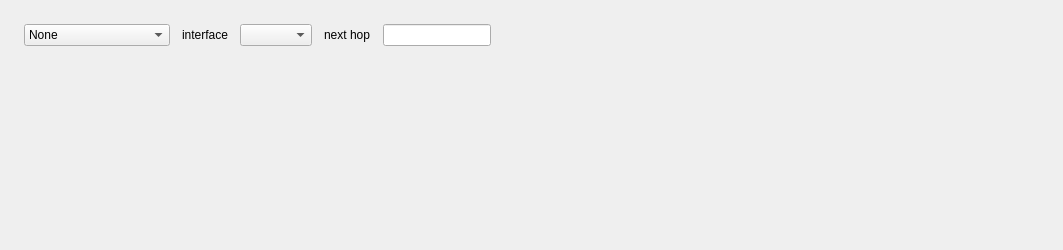
         <widget class="QWidget" name="tab_9">
          <attribute name="title">
           <string>Route</string>
          </attribute>
          <layout class="QGridLayout" name="gridLayout_18">
           <property name="leftMargin">
            <number>12</number>
           </property>
           <property name="topMargin">
            <number>12</number>
           </property>
           <property name="rightMargin">
            <number>12</number>
           </property>
           <property name="bottomMargin">
            <number>12</number>
           </property>
           <property name="spacing">
            <number>12</number>
           </property>
           <item row="0" column="0">
            <layout class="QHBoxLayout" name="_4">
             <property name="spacing">
              <number>12</number>
             </property>
             <property name="leftMargin">
              <number>12</number>
             </property>
             <property name="topMargin">
              <number>12</number>
             </property>
             <property name="rightMargin">
              <number>12</number>
             </property>
             <property name="bottomMargin">
              <number>12</number>
             </property>
             <item>
              <widget class="QComboBox" name="ipf_route_option">
               <item>
                <property name="text">
                 <string>None</string>
                </property>
               </item>
               <item>
                <property name="text">
                 <string>Route through</string>
                </property>
               </item>
               <item>
                <property name="text">
                 <string>Route reply through</string>
                </property>
               </item>
               <item>
                <property name="text">
                 <string>Route a copy through</string>
                </property>
               </item>
              </widget>
             </item>
             <item>
              <widget class="QLabel" name="textLabel3_7">
               <property name="text">
                <string>interface</string>
               </property>
               <property name="wordWrap">
                <bool>false</bool>
               </property>
              </widget>
             </item>
             <item>
              <widget class="QComboBox" name="ipf_route_opt_if"/>
             </item>
             <item>
              <widget class="QLabel" name="textLabel4_6">
               <property name="text">
                <string>next hop</string>
               </property>
               <property name="wordWrap">
                <bool>false</bool>
               </property>
              </widget>
             </item>
             <item>
              <widget class="QLineEdit" name="ipf_route_opt_addr"/>
             </item>
            </layout>
           </item>
           <item row="0" column="1">
            <spacer name="horizontalSpacer_12">
             <property name="orientation">
              <enum>Qt::Horizontal</enum>
             </property>
             <property name="sizeHint" stdset="0">
              <size>
               <width>548</width>
               <height>20</height>
              </size>
             </property>
            </spacer>
           </item>
           <item row="1" column="0">
            <spacer name="spacer_13">
             <property name="orientation">
              <enum>Qt::Vertical</enum>
             </property>
             <property name="sizeType">
              <enum>QSizePolicy::MinimumExpanding</enum>
             </property>
             <property name="sizeHint" stdset="0">
              <size>
               <width>20</width>
               <height>180</height>
              </size>
             </property>
            </spacer>
           </item>
          </layout>
         </widget>
